Frame 1 (no input): blank canvas, image omitted
Frame 60 (no input): blank canvas, image omitted
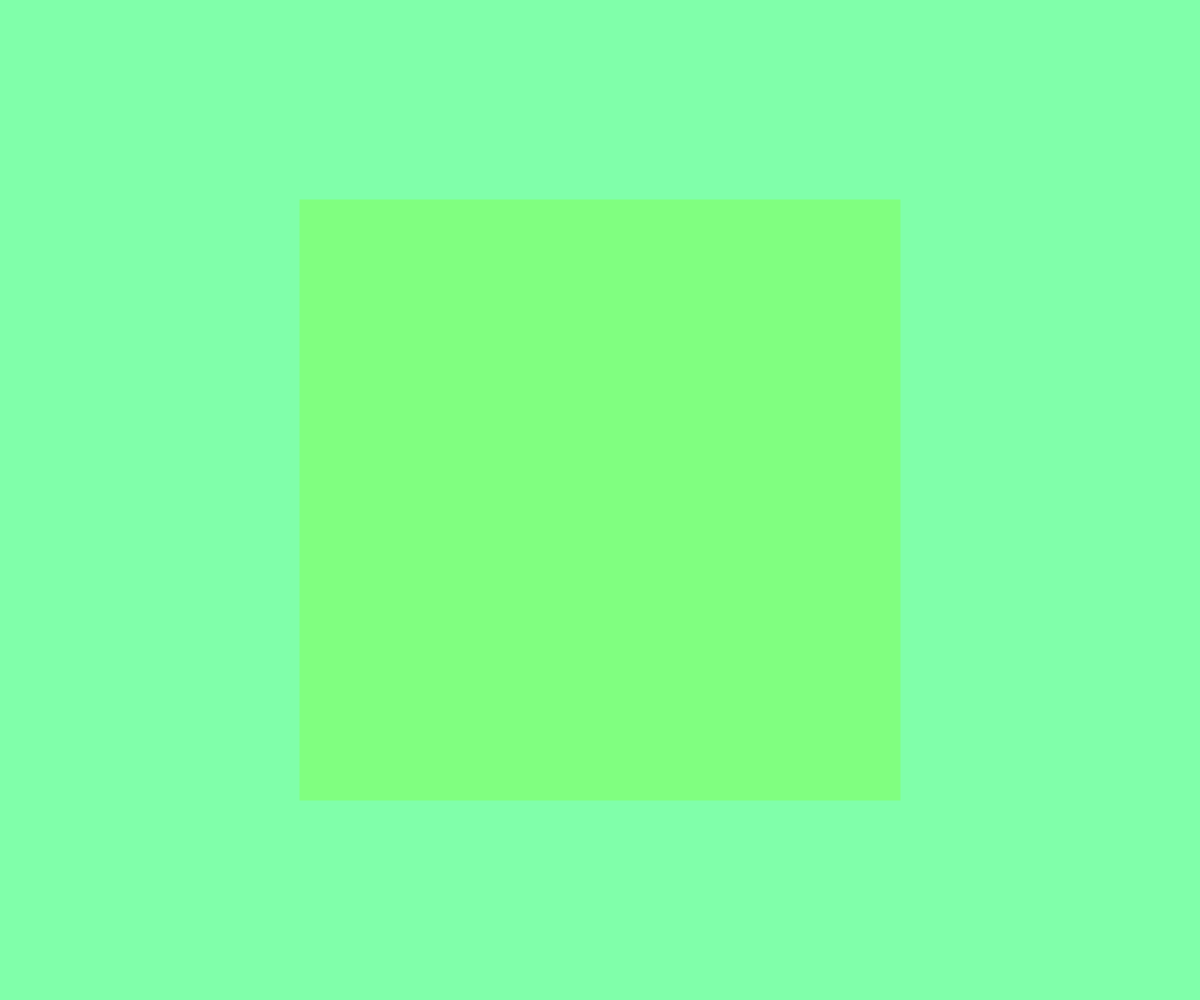
Frame 120 (the mouse pressed at the canvas centre since frame 60)

The p5.js sketch whose frames 1 and 60 were blank and that drew this single picture after the mouse press (run headless with seeded random() and noise() and a simulated clock; from frame 60 on, the mouse is pressed at the canvas centre):

// p5.js sketch
// ── sketch.js
function setup() {
  createCanvas(windowWidth, windowHeight);
}

function draw() {
  colorMode(HSB, 360, 100, 100);
rectMode(CENTER);
background(mouseY%360, 50,100);
noStroke();
fill(360-mouseX%360,50,100); // inverse color
rect(width/2,height/2,mouseX+1,mouseX+1);

}
